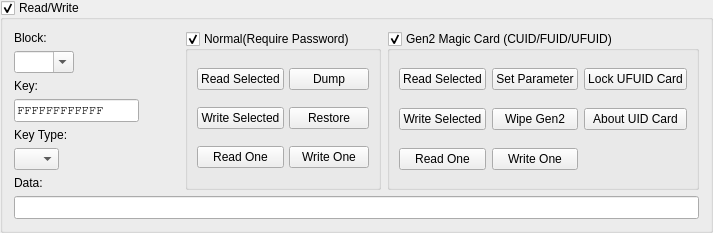
         <widget class="QGroupBox" name="MF_RWGroupBox">
          <property name="title">
           <string>Read/Write</string>
          </property>
          <property name="checkable">
           <bool>true</bool>
          </property>
          <layout class="QVBoxLayout" name="verticalLayout">
           <item>
            <layout class="QHBoxLayout" name="horizontalLayout_12">
             <item>
              <layout class="QVBoxLayout" name="verticalLayout_5">
               <item>
                <widget class="QLabel" name="label_4">
                 <property name="text">
                  <string>Block:</string>
                 </property>
                </widget>
               </item>
               <item>
                <widget class="QComboBox" name="MF_RW_blockBox">
                 <property name="minimumSize">
                  <size>
                   <width>60</width>
                   <height>0</height>
                  </size>
                 </property>
                 <property name="maximumSize">
                  <size>
                   <width>60</width>
                   <height>16777215</height>
                  </size>
                 </property>
                 <property name="editable">
                  <bool>true</bool>
                 </property>
                 <property name="currentText">
                  <string/>
                 </property>
                 <property name="currentIndex">
                  <number>-1</number>
                 </property>
                </widget>
               </item>
               <item>
                <widget class="QLabel" name="label_5">
                 <property name="text">
                  <string>Key:</string>
                 </property>
                </widget>
               </item>
               <item>
                <widget class="QLineEdit" name="MF_RW_keyEdit">
                 <property name="font">
                  <font>
                   <family>Courier</family>
                  </font>
                 </property>
                 <property name="text">
                  <string notr="true">FFFFFFFFFFFF</string>
                 </property>
                </widget>
               </item>
               <item>
                <widget class="QLabel" name="label_3">
                 <property name="text">
                  <string>Key Type:</string>
                 </property>
                </widget>
               </item>
               <item>
                <widget class="QComboBox" name="MF_RW_keyTypeBox">
                 <property name="minimumSize">
                  <size>
                   <width>45</width>
                   <height>0</height>
                  </size>
                 </property>
                 <property name="maximumSize">
                  <size>
                   <width>35</width>
                   <height>16777215</height>
                  </size>
                 </property>
                </widget>
               </item>
               <item>
                <widget class="QLabel" name="label_2">
                 <property name="text">
                  <string>Data:</string>
                 </property>
                </widget>
               </item>
              </layout>
             </item>
             <item>
              <spacer name="horizontalSpacer_3">
               <property name="orientation">
                <enum>Qt::Horizontal</enum>
               </property>
               <property name="sizeHint" stdset="0">
                <size>
                 <width>40</width>
                 <height>20</height>
                </size>
               </property>
              </spacer>
             </item>
             <item>
              <widget class="QGroupBox" name="MF_normalGroupBox">
               <property name="title">
                <string>Normal(Require Password)</string>
               </property>
               <property name="checkable">
                <bool>true</bool>
               </property>
               <layout class="QGridLayout" name="gridLayout_2">
                <property name="topMargin">
                 <number>5</number>
                </property>
                <property name="bottomMargin">
                 <number>5</number>
                </property>
                <property name="spacing">
                 <number>5</number>
                </property>
                <item row="2" column="0">
                 <widget class="QPushButton" name="MF_RW_readBlockButton">
                  <property name="minimumSize">
                   <size>
                    <width>40</width>
                    <height>0</height>
                   </size>
                  </property>
                  <property name="text">
                   <string>Read One</string>
                  </property>
                 </widget>
                </item>
                <item row="2" column="1">
                 <widget class="QPushButton" name="MF_RW_writeBlockButton">
                  <property name="minimumSize">
                   <size>
                    <width>40</width>
                    <height>0</height>
                   </size>
                  </property>
                  <property name="text">
                   <string>Write One</string>
                  </property>
                 </widget>
                </item>
                <item row="0" column="0">
                 <widget class="QPushButton" name="MF_RW_readSelectedButton">
                  <property name="minimumSize">
                   <size>
                    <width>0</width>
                    <height>0</height>
                   </size>
                  </property>
                  <property name="text">
                   <string>Read Selected</string>
                  </property>
                 </widget>
                </item>
                <item row="1" column="0">
                 <widget class="QPushButton" name="MF_RW_writeSelectedButton">
                  <property name="minimumSize">
                   <size>
                    <width>0</width>
                    <height>0</height>
                   </size>
                  </property>
                  <property name="text">
                   <string>Write Selected</string>
                  </property>
                 </widget>
                </item>
                <item row="0" column="1">
                 <widget class="QPushButton" name="MF_RW_dumpButton">
                  <property name="sizePolicy">
                   <sizepolicy hsizetype="Minimum" vsizetype="Fixed">
                    <horstretch>0</horstretch>
                    <verstretch>0</verstretch>
                   </sizepolicy>
                  </property>
                  <property name="minimumSize">
                   <size>
                    <width>40</width>
                    <height>0</height>
                   </size>
                  </property>
                  <property name="text">
                   <string>Dump</string>
                  </property>
                 </widget>
                </item>
                <item row="1" column="1">
                 <widget class="QPushButton" name="MF_RW_restoreButton">
                  <property name="sizePolicy">
                   <sizepolicy hsizetype="Minimum" vsizetype="Fixed">
                    <horstretch>0</horstretch>
                    <verstretch>0</verstretch>
                   </sizepolicy>
                  </property>
                  <property name="minimumSize">
                   <size>
                    <width>40</width>
                    <height>0</height>
                   </size>
                  </property>
                  <property name="text">
                   <string>Restore</string>
                  </property>
                 </widget>
                </item>
               </layout>
              </widget>
             </item>
             <item>
              <widget class="QGroupBox" name="MF_UIDGroupBox">
               <property name="title">
                <string>Gen2 Magic Card (CUID/FUID/UFUID)</string>
               </property>
               <property name="checkable">
                <bool>true</bool>
               </property>
               <layout class="QGridLayout" name="gridLayout">
                <property name="topMargin">
                 <number>5</number>
                </property>
                <property name="bottomMargin">
                 <number>5</number>
                </property>
                <item row="0" column="2">
                 <widget class="QPushButton" name="MF_UID_lockButton">
                  <property name="minimumSize">
                   <size>
                    <width>0</width>
                    <height>0</height>
                   </size>
                  </property>
                  <property name="text">
                   <string>Lock UFUID Card</string>
                  </property>
                 </widget>
                </item>
                <item row="1" column="2">
                 <widget class="QPushButton" name="MF_UID_aboutUIDButton">
                  <property name="minimumSize">
                   <size>
                    <width>0</width>
                    <height>0</height>
                   </size>
                  </property>
                  <property name="text">
                   <string>About UID Card</string>
                  </property>
                 </widget>
                </item>
                <item row="2" column="0">
                 <widget class="QPushButton" name="MF_UID_readBlockButton">
                  <property name="minimumSize">
                   <size>
                    <width>40</width>
                    <height>0</height>
                   </size>
                  </property>
                  <property name="text">
                   <string>Read One</string>
                  </property>
                 </widget>
                </item>
                <item row="2" column="1">
                 <widget class="QPushButton" name="MF_UID_writeBlockButton">
                  <property name="minimumSize">
                   <size>
                    <width>40</width>
                    <height>0</height>
                   </size>
                  </property>
                  <property name="text">
                   <string>Write One</string>
                  </property>
                 </widget>
                </item>
                <item row="0" column="0">
                 <widget class="QPushButton" name="MF_UID_readSelectedButton">
                  <property name="minimumSize">
                   <size>
                    <width>0</width>
                    <height>0</height>
                   </size>
                  </property>
                  <property name="text">
                   <string>Read Selected</string>
                  </property>
                 </widget>
                </item>
                <item row="1" column="0">
                 <widget class="QPushButton" name="MF_UID_writeSelectedButton">
                  <property name="minimumSize">
                   <size>
                    <width>0</width>
                    <height>0</height>
                   </size>
                  </property>
                  <property name="text">
                   <string>Write Selected</string>
                  </property>
                 </widget>
                </item>
                <item row="0" column="1">
                 <widget class="QPushButton" name="MF_UID_setParaButton">
                  <property name="sizePolicy">
                   <sizepolicy hsizetype="Minimum" vsizetype="Fixed">
                    <horstretch>0</horstretch>
                    <verstretch>0</verstretch>
                   </sizepolicy>
                  </property>
                  <property name="minimumSize">
                   <size>
                    <width>0</width>
                    <height>0</height>
                   </size>
                  </property>
                  <property name="text">
                   <string>Set Parameter</string>
                  </property>
                 </widget>
                </item>
                <item row="1" column="1">
                 <widget class="QPushButton" name="MF_UID_wipeButton">
                  <property name="sizePolicy">
                   <sizepolicy hsizetype="Minimum" vsizetype="Fixed">
                    <horstretch>0</horstretch>
                    <verstretch>0</verstretch>
                   </sizepolicy>
                  </property>
                  <property name="minimumSize">
                   <size>
                    <width>40</width>
                    <height>0</height>
                   </size>
                  </property>
                  <property name="text">
                   <string>Wipe Gen2</string>
                  </property>
                 </widget>
                </item>
               </layout>
              </widget>
             </item>
            </layout>
           </item>
           <item>
            <widget class="QLineEdit" name="MF_RW_dataEdit">
             <property name="font">
              <font>
               <family>Courier</family>
              </font>
             </property>
            </widget>
           </item>
          </layout>
         </widget>
